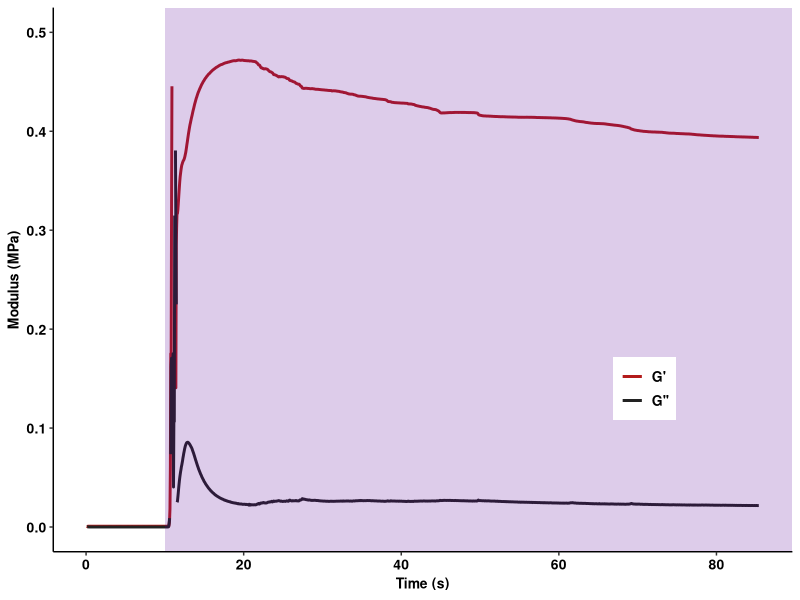
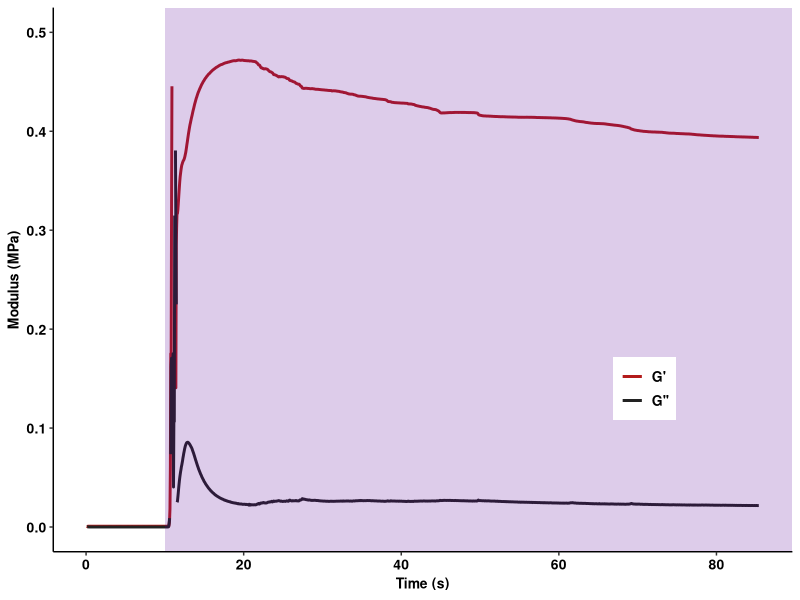

The R source for these figures, in order:
library(ggplot2)
library(reshape2)
library(svglite)
WM_2_104 = read.csv("photorheology.csv")
colnames(WM_2_104) = c("Storage", "Loss", "Time")
WM_2_104$Storage = as.numeric(as.character(WM_2_104$Storage))
WM_2_104$Loss = as.numeric(as.character(WM_2_104$Loss))
WM_2_104$Time = as.numeric(as.character(WM_2_104$Time))
WM_2_104 = melt(WM_2_104, id.vars = c("Time"))
ggplot(WM_2_104, aes(x = Time, y = value, color = variable)) +
  geom_line(size=1) +
  labs(x = "Time (s)", y = "Modulus (MPa)") +
  scale_color_manual(values = c("#B31B1B", "#222222"),
                     name = "Modulus",
                     breaks = c("Storage", "Loss"),
                     labels = c("G'", "G''")) +
  theme_classic() +
  theme(plot.title = element_text(hjust = 0.5, face = "bold", color = "black", size = 26), 
        axis.text.x = element_text(size=10, face = "bold", color = "black"), 
        axis.text.y = element_text(size=10, face = "bold", color = "black"),
        legend.text = element_text(size = 10, face = "bold", color = "black"),
        legend.title = element_blank(),
        axis.title = element_text(size=10, color = "black", face = "bold"),
        legend.position = c(0.8, 0.3)) +
  scale_y_continuous(limits=c(0,0.5))+
  annotate("rect", xmin = 10, xmax = Inf, ymin = -Inf, ymax = Inf, fill = "#590098", alpha = 0.2)
ggsave("thiols.svg", width = 80, height = 80, units = "mm")
